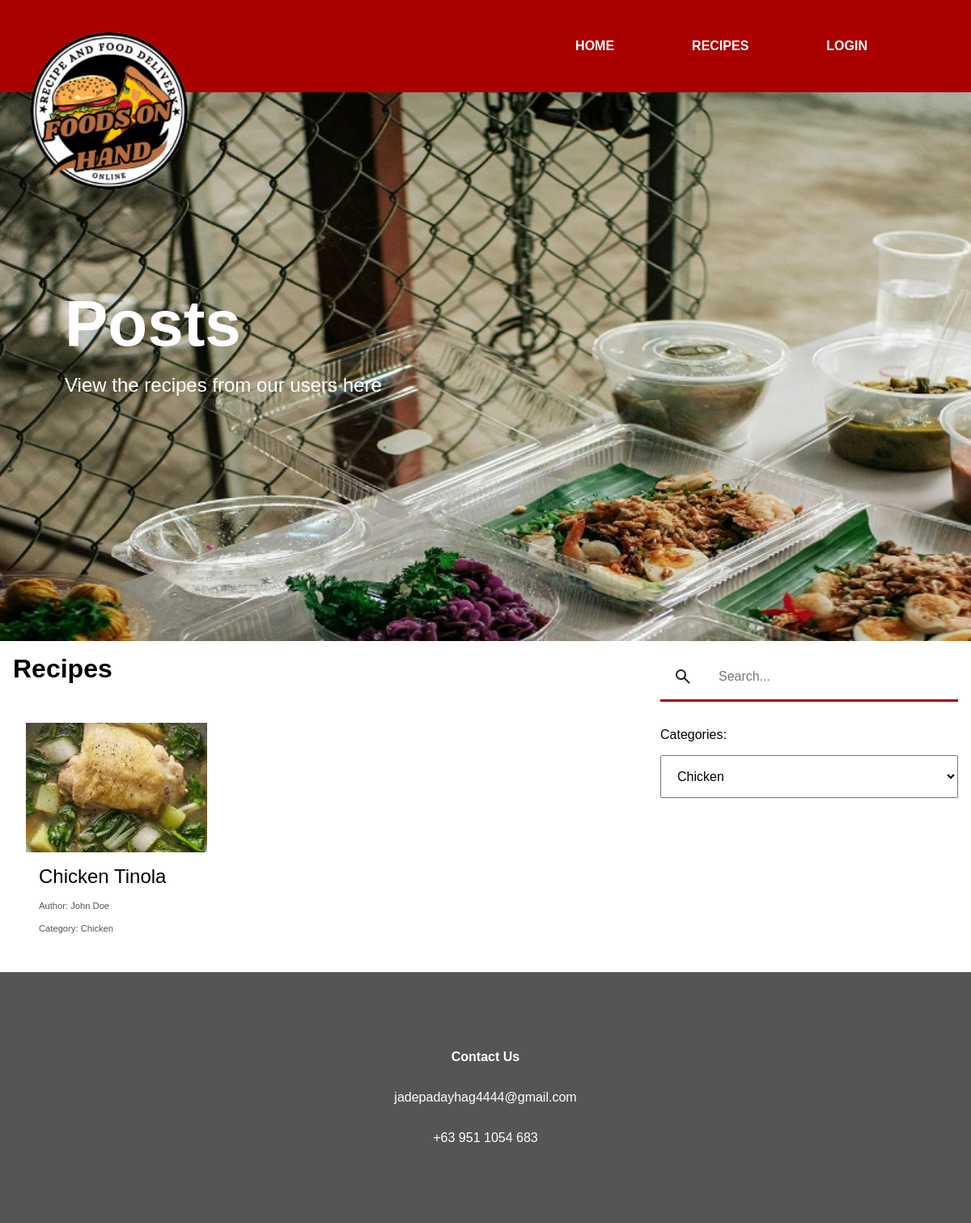
Page /recipes/?category=chicken on the committed database.
### tables this page shows
CREATE TABLE "recipes" (`id` INTEGER PRIMARY KEY AUTOINCREMENT, `user_id` INTEGER REFERENCES `users`(`id`), `title` TEXT, `content` TEXT, `category` TEXT, `image` TEXT, `time` INTEGER DEFAULT (unixepoch()));

CREATE TABLE "users" (`id` INTEGER PRIMARY KEY AUTOINCREMENT, firstname TEXT, lastname TEXT, `username` TEXT UNIQUE, phone TEXT, `hash` TEXT, session TEXT, `time` INTEGER DEFAULT (unixepoch()));

### common.php (the view, shortened to what this page needs)
<?php
function getUser() {
    $db = new SQLite3("database.db");
    if (isset($_COOKIE["session"]) == false) {
        return false;
    }
    $query = <<<SQL
        SELECT * FROM `users` WHERE `session` = :session
    SQL;
    $stmt = $db->prepare($query);
    $stmt->bindValue(":session", $_COOKIE["session"]);
    $user = $stmt->execute()->fetchArray();
    return $user;
}
function renderHeader($title, $description, $descriptionLink = false) {
    $title = str_replace("\n", "<br>", $title);
    $description = str_replace("\n", "<br>", $description);
    $user = getUser();
    $login = <<<HTML
        <a style="
            display: block;
            padding: 3rem;
            color: #fff;
            font-weight: bold;
            cursor: pointer;"
            data-mobile="
            padding: 1rem;"
            class="g_panelTab"
            href="login/">
            LOGIN
        </a>
    HTML;
    if ($descriptionLink == false) {
        $descriptionBlock = <<<HTML
            <div style="
                padding: 5rem;
                padding-top: 0rem;
                font-size: 1.5rem;
                color: #fff;">
                {$description}
            </div>
        HTML;
    }
    return <<<HTML
        <div style="
            height: 99vh;
            position: relative;
            background-image: url(assets/bg.jpg);
            background-size: cover;
            background-attachment: fixed;
            background-position: center;"
            data-mobile="
            height: 45rem;
            background-attachment: scroll;
            background-size: cover;"
            id="g_panelBackground">
            <div>
                <div style="
                    display: grid;
                    grid-template-columns: 1fr repeat(3, max-content) 5rem;
                    background-color: #a00;"
                    data-mobile="
                    grid-template-columns: 1fr;
                    text-align: center;">
                    <div></div>
                    <a style="
                        display: block;
                        padding: 3rem;
                        color: #fff;
                        font-weight: bold;
                        cursor: pointer;"
                        data-mobile="
                        padding: 1rem;"
                        class="g_panelTab"
                        href="./">
                        HOME
                    </a>
                    <a style="
                        display: block;
                        padding: 3rem;
                        color: #fff;
                        font-weight: bold;
                        cursor: pointer;"
                        data-mobile="
                        padding: 1rem;"
                        class="g_panelTab"
                        href="recipes/">
                        RECIPES
                    </a>
                    {$login}
                    <div></div>
                </div>
                <div style="
                    padding: 5rem;
                    padding-top: 15rem;
                    padding-bottom: 1rem;
                    font-size: 5rem;
                    font-weight: bold;
                    color: #fff;"
                    data-mobile="
                    padding-top: 5rem;">
                    {$title}
                </div>
                {$descriptionBlock}
            </div>
            <div style="
                position: absolute;
                left: 0rem;
                top: 0rem;
                padding: 1rem;">
                <img style="
                    width: 15rem;
                    height: 15rem;
                    object-fit: contain;"
                    data-mobile="
                    display: none;"
                    src="assets/logo.png">
            </div>
        </div>
    HTML;
}
function renderFooter() {
    return <<<HTML
        <div style="
            padding: 5rem;
            background-color: #555;
            color: #fff;
            text-align: center;">
            <div style="
                padding: 1rem;
                font-weight: bold;">
                Contact Us
            </div>
            <div style="
                padding: 1rem;">
                jadepadayhag4444@gmail.com
            </div>
            <div style="
                padding: 1rem;">
                +63 951 1054 683
            </div>
        </div>
    HTML;
}
function renderRecipe($recipe) {
    $db = new SQLite3("database.db");
    $categoryMap = [
        "pork" => "Pork",
        "chicken" => "Chicken",
        "beef" => "Beef",
        "fish" => "Fish",
        "vegetable" => "Vegetable",
        "seafood" => "Seafood"
    ];
    $src = "uploads/" . $recipe["image"];
    $title = htmlentities($recipe["title"]);
    $category = $categoryMap[$recipe["category"]];
    $query = <<<SQL
        SELECT * FROM `users` WHERE `id` = :id
    SQL;
    $stmt = $db->prepare($query);
    $stmt->bindValue(":id", $recipe["user_id"]);
    $author = $stmt->execute()->fetchArray(SQLITE3_ASSOC);
    echo <<<HTML
        <a style="
            padding: 1rem;
            padding-top: 0rem;"
            href="recipe/?id={$recipe['id']}">
            <div style="
                height: 10rem;">
                <img style="
                    width: 100%;
                    height: 100%;
                    object-fit: cover;"
                    src="{$src}">
            </div>
            <div style="
                display: grid;
                grid-template-rows: 1fr max-content;">
                <div style="
                    padding: 1rem;
                    font-size: 1.5rem;
                    overflow: hidden;">
                    {$title}
                </div>
                <div style="
                    padding: 1rem;
                    padding-top: 0rem;
                    font-size: 0.7rem;
                    color: #555;">
                    Author: {$author["firstname"]} {$author["lastname"]}
                </div>
                <div style="
                    padding: 1rem;
                    padding-top: 0rem;
                    font-size: 0.7rem;
                    color: #555;">
                    Category: {$category}
                </div>
            </div>
        </a>
    HTML;
}

### recipes/index.php (shortened to what this page needs)
<?php
require_once "common.php";
$db = new SQLite3("database.db");
$category = "all";
if (isset($_GET["category"])) {
    $category = $_GET["category"];
}
?>
<html>
    <head>
        <link rel="stylesheet" href="style.css">
    </head>
    <body>
        <?= renderHeader("Posts", "View the recipes from our users here") ?>
        <div style="
            display: grid;
            grid-template-columns: 2fr 1fr;"
            data-mobile="
            grid-template-columns: 1fr;">
            <div>
                <div style="
                    padding: 1rem;
                    font-size: 2rem;
                    font-weight: bold;">
                    Recipes
                </div>
                <div style="
                    display: grid;
                    grid-template-columns: repeat(3, 1fr);
                    padding: 1rem;
                    padding-top: 2rem;"
                    data-mobile="
                    grid-template-columns: 1fr;">
                    <?php
                        if ($category == "all") {
                            if (isset($_GET["q"])) {
                                $query = <<<SQL
                                    SELECT * FROM `recipes` WHERE `title` LIKE :q
                                SQL;
                                $stmt = $db->prepare($query);
                                $stmt->bindValue(":q", "%" . $_GET["q"] . "%");
                                $recipes = $stmt->execute();
                            } else {
                                $query = <<<SQL
                                    SELECT * FROM `recipes`
                                SQL;
                                $stmt = $db->prepare($query);
                                $recipes = $stmt->execute();
                            }
                        } else {
                            if (isset($_GET["q"])) {
                                $query = <<<SQL
                                    SELECT * FROM `recipes` WHERE `title` LIKE :q AND `category` = :category
                                SQL;
                                $stmt = $db->prepare($query);
                                $stmt->bindValue(":q", "%" . $_GET["q"] . "%");
                                $stmt->bindValue(":category", $category);
                                $recipes = $stmt->execute();
                            } else {
                                $query = <<<SQL
                                    SELECT * FROM `recipes` WHERE `category` = :category
                                SQL;
                                $stmt = $db->prepare($query);
                                $stmt->bindValue(":category", $category);
                                $recipes = $stmt->execute();
                            }
                        }
                        while ($recipe = $recipes->fetchArray(SQLITE3_ASSOC)) {
                            renderRecipe($recipe);
                        }
                    ?>
                </div>
            </div>
            <div>
                <form style="
                    padding: 1rem;">
                    <div style="
                        display: grid;
                        grid-template-columns: max-content 1fr;
                        border-bottom: 3px solid #a00;">
                        <div style="
                            display: flex;
                            align-items: center;
                            padding: 1rem;">
                        </div>
                        <div style="
                            display: flex;
                            align-items: center;">
                            <input style="
                                border: none;"
                                type="text"
                                name="q"
                                placeholder="Search..."
                                id="inputSearch">
                        </div>
                    </div>
                </form>
                <div style="
                    padding: 1rem;">
                    Categories:
                </div>
                <div style="
                    padding: 1rem;
                    padding-top: 0rem;">
                    <select id="selectCategories">
                        <option value="chicken">
                            Chicken
                        </option>
                    </select>
                </div>
            </div>
        </div>
        <?= renderFooter() ?>
    </body>
</html>

### style.css (style rules this page uses)
body { margin: 0rem; padding: 0rem; font-size: 1rem; font-family: Arial, Helvetica, sans-serif; }
a { text-decoration: none; color: inherit; }
form { margin-block-end: 0rem; }
input { padding: 1rem; width: 100%; font-size: 1rem; font-family: Arial, Helvetica, sans-serif; }
select { padding: 1rem; width: 100%; font-size: 1rem; font-family: Arial, Helvetica, sans-serif; }

### rows in the picture
recipes: image (picture), title "Chicken Tinola", user.firstname "John", user.lastname "Doe", category "Chicken"

### other values in the picture
str_replace("\n", "<br>", $title) "Posts"
str_replace("\n", "<br>", $description) "View the recipes from our users here"
